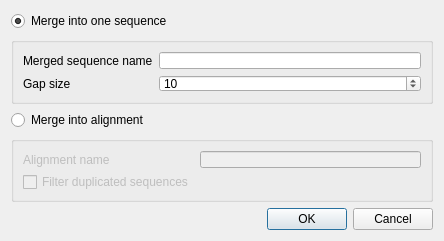
<?xml version="1.0" encoding="UTF-8"?>
<ui version="4.0">
 <class>SequeceActionDialog</class>
 <widget class="QDialog" name="SequeceActionDialog">
  <property name="geometry">
   <rect>
    <x>0</x>
    <y>0</y>
    <width>444</width>
    <height>241</height>
   </rect>
  </property>
  <property name="sizePolicy">
   <sizepolicy hsizetype="Preferred" vsizetype="Preferred">
    <horstretch>0</horstretch>
    <verstretch>0</verstretch>
   </sizepolicy>
  </property>
  <property name="minimumSize">
   <size>
    <width>0</width>
    <height>241</height>
   </size>
  </property>
  <property name="maximumSize">
   <size>
    <width>16777215</width>
    <height>241</height>
   </size>
  </property>
  <property name="windowTitle">
   <string>New Sequence Action</string>
  </property>
  <layout class="QVBoxLayout" name="verticalLayout_3">
   <item>
    <layout class="QVBoxLayout" name="verticalLayout">
     <item>
      <widget class="QRadioButton" name="mergeSeqButton">
       <property name="text">
        <string>Merge into one sequence</string>
       </property>
       <property name="checked">
        <bool>true</bool>
       </property>
      </widget>
     </item>
     <item>
      <widget class="QGroupBox" name="groupBox">
       <property name="title">
        <string/>
       </property>
       <property name="flat">
        <bool>false</bool>
       </property>
       <layout class="QGridLayout" name="gridLayout">
        <item row="0" column="0">
         <widget class="QLabel" name="label">
          <property name="text">
           <string>Merged sequence name</string>
          </property>
         </widget>
        </item>
        <item row="0" column="1">
         <widget class="QLineEdit" name="seqNameEdit"/>
        </item>
        <item row="1" column="0">
         <widget class="QLabel" name="label_2">
          <property name="text">
           <string>Gap size</string>
          </property>
         </widget>
        </item>
        <item row="1" column="1">
         <widget class="QSpinBox" name="gapSpinBox">
          <property name="minimum">
           <number>0</number>
          </property>
          <property name="maximum">
           <number>1000000</number>
          </property>
          <property name="value">
           <number>10</number>
          </property>
         </widget>
        </item>
       </layout>
      </widget>
     </item>
    </layout>
   </item>
   <item>
    <layout class="QVBoxLayout" name="verticalLayout_2">
     <item>
      <widget class="QRadioButton" name="intoMsaButton">
       <property name="text">
        <string>Merge into alignment</string>
       </property>
      </widget>
     </item>
     <item>
      <widget class="QGroupBox" name="groupBox_2">
       <property name="enabled">
        <bool>false</bool>
       </property>
       <property name="title">
        <string/>
       </property>
       <layout class="QGridLayout" name="gridLayout_2">
        <item row="0" column="0">
         <widget class="QLabel" name="label_3">
          <property name="text">
           <string>Alignment name</string>
          </property>
         </widget>
        </item>
        <item row="0" column="1">
         <widget class="QLineEdit" name="msaNameEdit"/>
        </item>
        <item row="1" column="0">
         <widget class="QCheckBox" name="filterBox">
          <property name="text">
           <string>Filter duplicated sequences</string>
          </property>
         </widget>
        </item>
       </layout>
      </widget>
     </item>
    </layout>
   </item>
   <item>
    <widget class="QDialogButtonBox" name="buttonBox">
     <property name="orientation">
      <enum>Qt::Horizontal</enum>
     </property>
     <property name="standardButtons">
      <set>QDialogButtonBox::Cancel|QDialogButtonBox::Ok</set>
     </property>
    </widget>
   </item>
  </layout>
 </widget>
 <resources/>
 <connections>
  <connection>
   <sender>buttonBox</sender>
   <signal>accepted()</signal>
   <receiver>SequeceActionDialog</receiver>
   <slot>accept()</slot>
   <hints>
    <hint type="sourcelabel">
     <x>248</x>
     <y>254</y>
    </hint>
    <hint type="destinationlabel">
     <x>157</x>
     <y>274</y>
    </hint>
   </hints>
  </connection>
  <connection>
   <sender>buttonBox</sender>
   <signal>rejected()</signal>
   <receiver>SequeceActionDialog</receiver>
   <slot>reject()</slot>
   <hints>
    <hint type="sourcelabel">
     <x>316</x>
     <y>260</y>
    </hint>
    <hint type="destinationlabel">
     <x>286</x>
     <y>274</y>
    </hint>
   </hints>
  </connection>
  <connection>
   <sender>mergeSeqButton</sender>
   <signal>toggled(bool)</signal>
   <receiver>groupBox</receiver>
   <slot>setEnabled(bool)</slot>
   <hints>
    <hint type="sourcelabel">
     <x>61</x>
     <y>33</y>
    </hint>
    <hint type="destinationlabel">
     <x>63</x>
     <y>72</y>
    </hint>
   </hints>
  </connection>
  <connection>
   <sender>intoMsaButton</sender>
   <signal>toggled(bool)</signal>
   <receiver>groupBox_2</receiver>
   <slot>setEnabled(bool)</slot>
   <hints>
    <hint type="sourcelabel">
     <x>201</x>
     <y>54</y>
    </hint>
    <hint type="destinationlabel">
     <x>207</x>
     <y>109</y>
    </hint>
   </hints>
  </connection>
 </connections>
 <buttongroups>
  <buttongroup name="buttonGroup"/>
 </buttongroups>
</ui>
